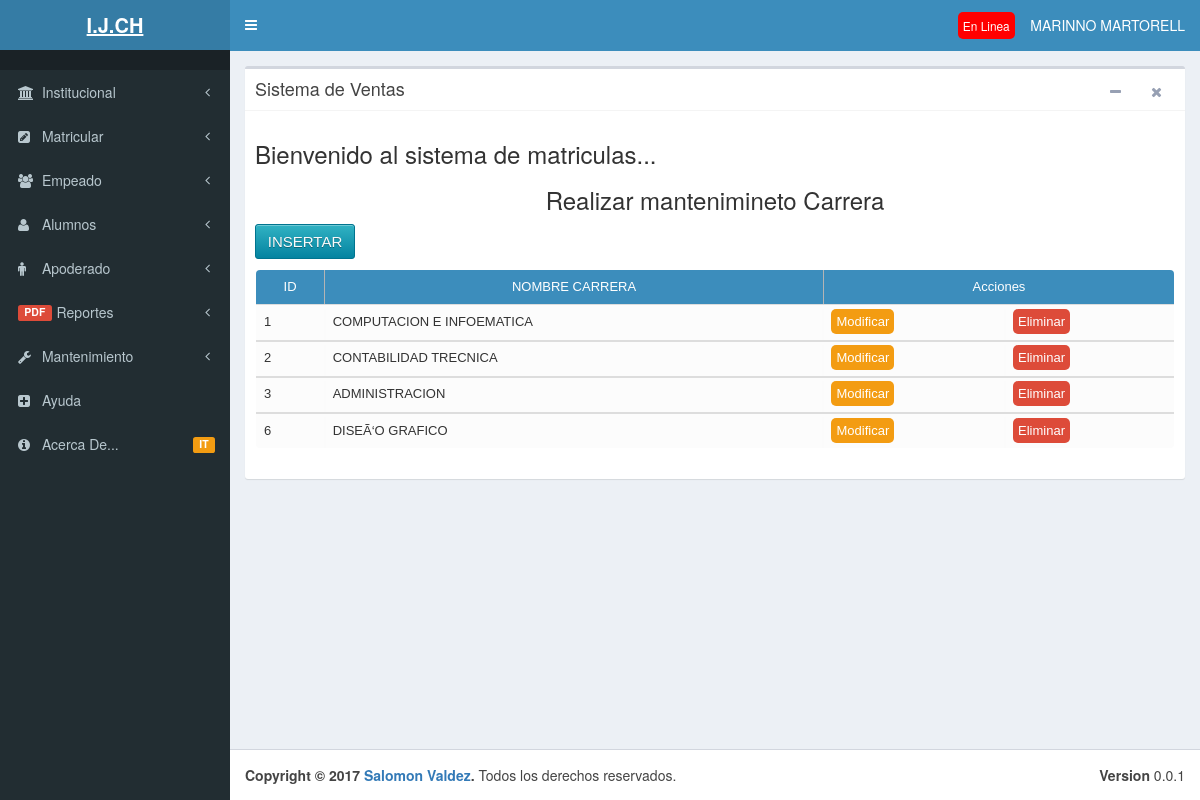
Screenshot of /Mantenimiento_Carrera2.php (signed in) with the database file from the repository.
### tables this page shows
CREATE TABLE `carrera` (
  `idCarrera` int(11) NOT NULL AUTO_INCREMENT,
  `descCarrera` varchar(30) DEFAULT NULL,
  PRIMARY KEY (`idCarrera`)
);

### Mantenimiento_Carrera2.php (the view, shortened to what this page needs)
<?php
   include("a_menu.php");
?>
      <div class="content-wrapper">
        <section class="content">
          <div class="row">
            <div class="col-md-12">
              <div class="box">
                <div class="box-header with-border">
                  <h3 class="box-title">Sistema de Ventas</h3>
                   <br>
                  <div class="box-tools pull-right">
                    <button class="btn btn-box-tool" data-widget="collapse"><i class="fa fa-minus"></i></button>
                    <button class="btn btn-box-tool" data-widget="remove"><i class="fa fa-times"></i></button>
                  </div>
                </div>
                <div class="box-body">
                  	<div class="row">
	                  	<div class="col-md-12">
                              <h3>Bienvenido al sistema de matriculas...</h3>
                              <?php
                            	require('a_conexion2.php');
                            	$query="SELECT idCarrera,descCarrera  FROM carrera";
                            	$resultado=$mysqli->query($query);
                            	?>
                            	<center> <h3>Realizar mantenimineto   Carrera</h3></center>
                            	 <a href="InsertarCarrera.php"><input class="btn_insertar" type="submit" value="Insertar"/></a>
                            	<div class="col-md-15" style="overflow-x: auto">
                            	  <table width="100%" align="center"     class="table table-hover  ">
                                    <thead>
                            		 <tr>
                                   		 <td class="cabecera">ID</td>
                            				   <td class="cabecera">NOMBRE CARRERA</td>
                                       <td colspan="2" class="cabecera acciones">Acciones</td>
                                      </tr>
                                    </thead>
                                    <tbody>
                                      <?php while($row=$resultado->fetch_assoc()){?>
                                      <td><?php echo $row['idCarrera'];?></td>
                            					<td><?php echo $row['descCarrera'];?></td>
                            			      <td ><a  class="modificar" href="modificarDatosCarrera.php?id=<?php echo $row['idCarrera'];?>" class="enlaceboton">Modificar</a></td>
                            	         <td><a  class="eliminar" href="EliminarCarrera.php?id=<?php echo $row['idCarrera'];?>" class="enlaceboton1">Eliminar</a></td>
                                    </tbody>
                                    <?php } ?>
                                </table>
                            	</div>
                           </div>
                        </div>
                  		</div>
                  	</div>
                </div>
              </div>
            </div>
          </div>
      <footer class="main-footer">
        <div class="pull-right hidden-xs">
          <b>Version</b> 0.0.1
        </div>
        <strong>Copyright &copy; 2017 <a href="#">Salomon Valdez</a>.</strong>
Todos los derechos reservados.
      </footer>
  </body>
</html>

### css2/estilos.css (style rules this page uses)
* { margin: 0px; }
body { color: #606468; font: 87.5%/1.5em 'Open Sans', sans-serif; margin: 0; }
a { color: #eee; text-decoration: none; }
input { border: none; font-family: 'Open Sans', Arial, sans-serif; font-size: 14px; line-height: 1.5em; padding: 0; -webkit-appearance: none; }
.eliminar { background-color: #dd4b39; padding: 5px; color: rgb(255, 255, 255); border-radius: 5px 5px 5px; }
.modificar { background-color: #f39c12; padding: 5px; color: rgb(255, 255, 255); border-radius: 5px 5px 5px; }
table { font-family: fuente-tabla; margin: auto; border-radius: 5px 5px 5px 5px; font-family: sans-serif; font-size: 13px; overflow: hidden; width: 80%; margin: 0 auto; display: table; padding: 0 0 8em 0; }
table td { font-weight: normal; font-size: 1em; -webkit-box-shadow: 0 2px 2px -2px #0E1119; -moz-box-shadow: 0 2px 2px -2px #0E1119; box-shadow: 0 2px 2px -2px #0E1119; }
table tr:nth-child(odd) { background-color: #fcfcfc; }
table tr .cabecera { background-color: #3c8dbc; color:#fff; }
.btn_insertar { background-color: #0483a0; background-image: -webkit-gradient(linear, left top, left bottom, from(#31b2c3), to(#0483a0)); background-image: -webkit-linear-gradient(top, #31b2c3, #0483a0); background-image: -moz-linear-gradient(top, #31b2c3, #0483a0); background-image: -ms-linear-gradient(top, #31b2c3, #0483a0); background-image: -o-linear-gradient(top, #31b2c3, #0483a0); background-image: linear-gradient(top, #31b2c3, #0483a0); border: 1px solid #00748f; -moz-border-radius: 3px; -webkit-border-radius: 3px; border-radius: 3px; -webkit-box-shadow: 0 1px 0 rgba(255, 255, 255, 0.3) inset, 0 1px 0 #FFF; -moz-box-shadow: 0 1px 0 rgba(255, 255, 255, 0.3) inset, 0 1px 0 #FFF; box-shadow: 0 1px 0 rgba(255, 255, 255, 0.3) inset, 0 1px 0 #FFF; color: #fafafa; cursor: pointer; height: 35px; font: 15px Arial, Helvetica; padding: 0; text-transform: uppercase; text-shadow: 0 1px 0 rgba(0, 0 ,0, .3); width: 100px; }
.table-hover { border: 1px solid #8a8a8a; }
.cabecera { background-color: #3c8dbc; color: aliceblue; border: 1px solid #b4b4b4; text-align: center; }
.acciones { text-align: center; }

### rows the page displays
carrera: idCarrera "1", descCarrera "COMPUTACION E INFOEMATICA"
carrera: idCarrera "2", descCarrera "CONTABILIDAD TRECNICA"
carrera: idCarrera "3", descCarrera "ADMINISTRACION"
carrera: idCarrera "6", descCarrera "DISEÃ‘O GRAFICO"

### other values shown
$usuarioNumbre "MARINNO"
$usuarioApellido "MARTORELL"
